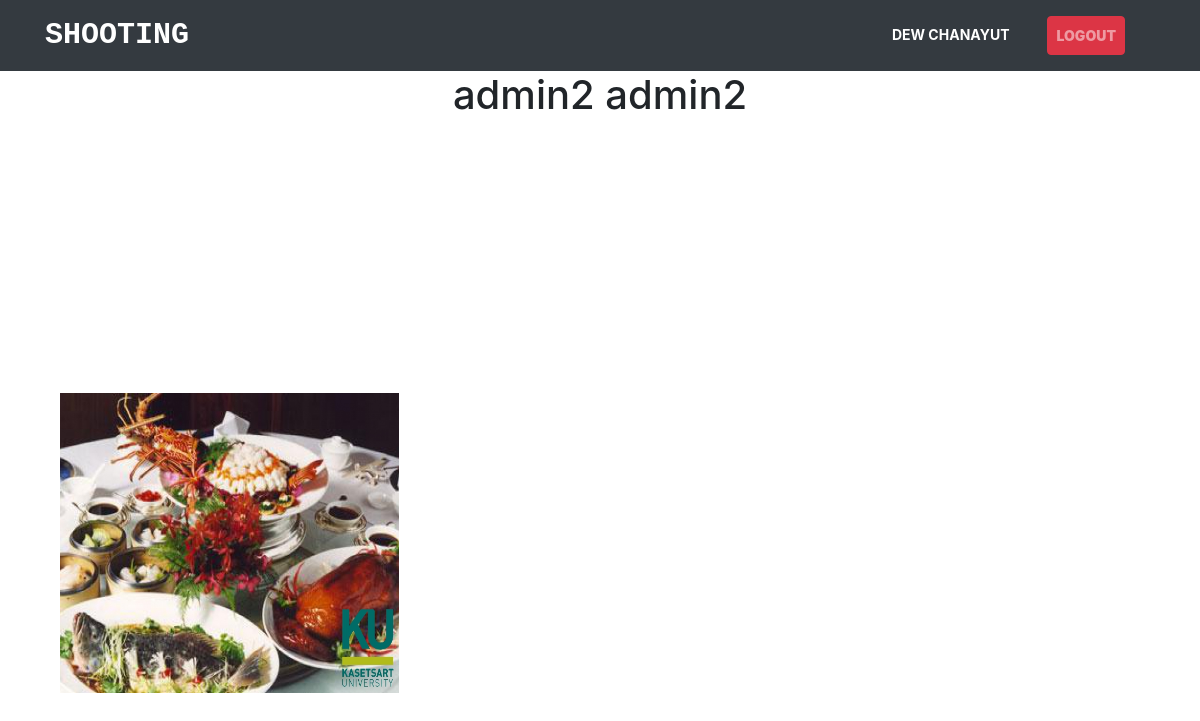
Screenshot of /cart-profile.php?userID=2 (signed in) with the database file from the repository.
### tables this page shows
CREATE TABLE `member` (
  `user_id` int(11) NOT NULL,
  `q` int(11) DEFAULT NULL,
  `username` varchar(10) NOT NULL,
  `password` varchar(10) NOT NULL,
  `firstname` varchar(1000) NOT NULL,
  `lastname` varchar(1000) NOT NULL,
  `email` varchar(50) NOT NULL,
  `phone` varchar(10) NOT NULL,
  `status` varchar(10) NOT NULL
);

CREATE TABLE `photo` (
  `img_id` int(11) NOT NULL,
  `img_name` varchar(1000) NOT NULL,
  `img_path` varchar(1000) NOT NULL,
  `img_type` varchar(10) NOT NULL,
  `img_title` varchar(100) NOT NULL,
  `img_watermark` varchar(1000) NOT NULL,
  `user_id` int(11) NOT NULL
);

### cart-profile.php (the view, shortened to what this page needs)
<?php
require ("connection.php");
    $user_id = $_GET['userID'];
    $user_own = $db->prepare("select * from member where user_id = '$user_id'");
    $user_own->execute();
    $user_own = $user_own->fetch(PDO::FETCH_ASSOC);
$username = $_SESSION['username'];
$user_stmt = $db->prepare("select * from member where username = '$username'");
$user_stmt->execute();
$user = $user_stmt->fetch(PDO::FETCH_ASSOC);
?>
<html>
<head>
    <link rel="stylesheet" href="css/style.css">
    <link rel="stylesheet" href="css/lightbox.css">
    <link rel="stylesheet" href="https://cdn.jsdelivr.net/npm/bootstrap@4.5.3/dist/css/bootstrap.min.css">
</head>
<body>
<nav class="navbar navbar-expand-lg navbar-dark bg-dark">
    <div class="container">
        <a class="navbar-brand" href="index.php"><strong style="font-family: monospace;font-size: 30px">SHOOTING</strong></a>
        <div class="col-auto">
            <div class="collapse navbar-collapse" id="navbarSupportedContent">
                <ul class="navbar-nav mr-auto">
                    <li class="nav-item active">
                        <a class="nav-link" href="cart-profile.php?userID=<?php echo $user['user_id']?>">
                            <?php
                            echo $user['firstname']." ".$user['lastname'];
                            ?>
                        </a>
                    </li>
                    <li class="nav-item">
                        <a href="index.php?logout=1" class="nav-link btn btn-danger"><strong>Logout</strong></a>
                    </li>
                </ul>
            </div>
        </div>
    </div>
</nav>
<h1 class="text-center"> <?php echo $user_own["firstname"]." ".$user_own["lastname"]; ?></h1>
<div class="container">
<section class="photo">
    <div class="container">
        <div class="photo-grid">
            <?php
            $stmt = $db->prepare("SELECT * FROM photo  where user_id = {$user_own["user_id"]} ORDER BY img_id DESC");
            if($stmt->execute()){
                while($img = $stmt->fetch(PDO::FETCH_ASSOC)){
                    ?>
                    <div class="photo-grid--item">
                        <a href="cart-image.php?id=<?php echo $img['img_id'];?>">
                            <img src="<?php echo $img['img_watermark']?>" alt="">
                        </a>
                    </div>
                    <?php
                }
            }
            ?>
        </div>
    </div>
</section>
</div>
</body>
</html>

### css/style.css (style rules this page uses)
.navbar-dark .navbar-nav .nav-link { font-weight: 700; font-size: 14px; text-transform: uppercase; }
.navbar-dark .navbar-nav .nav-link { margin: 0 15px; }
.photo-grid { margin-top: 2rem; display: grid; grid-template-columns: 1fr 1fr 1fr; grid-gap: 2rem; }
.photo-grid--item { width: 100%; height: 300px; }
.photo-grid--item img { width: 100%; height: 100%; }
html,body { background-size: cover; background-repeat: no-repeat; height: 100%; font-family: 'Numans', sans-serif; }
.container { height: 100%; align-content: center; }
body { background-color: #525252; }

### rows the page displays
member: firstname "DEW", lastname "CHANAYUT"
member: firstname "admin2", lastname "admin2"
photo: img_watermark (picture)
